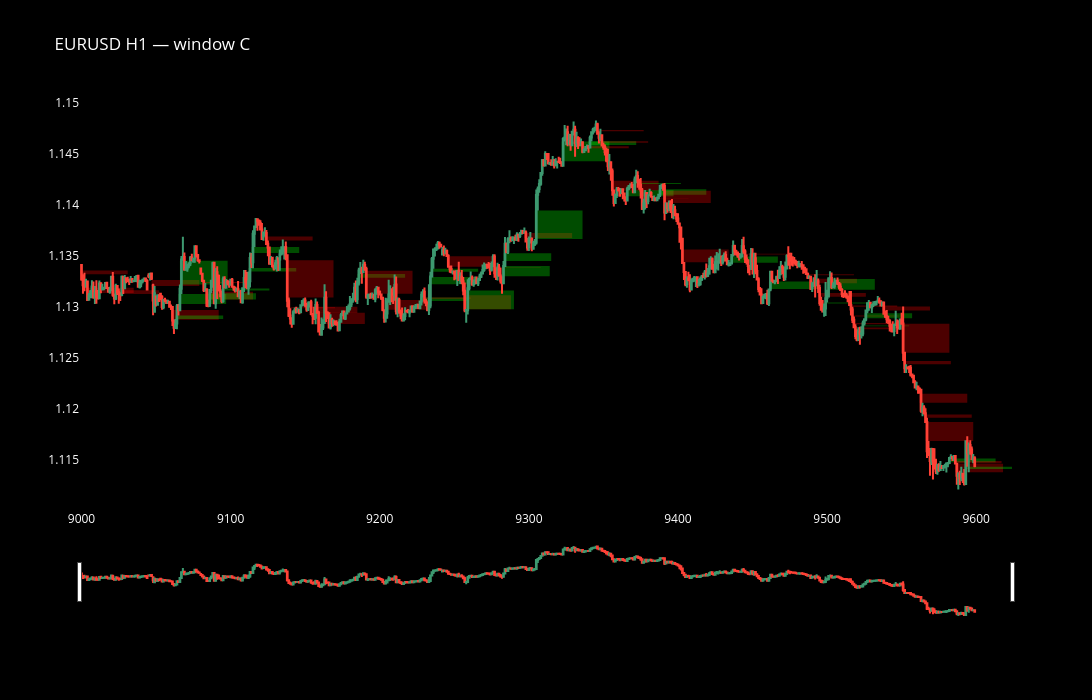

Source (notebook cell):
### Code cell
plot_fvg_window(df, 9000, 9600, "EURUSD H1 — window C").show()

### Figure 1 — Plotly figure (JSON) as saved in the notebook; plotly's stock layout.template omitted (floating-point values rounded to 4 significant figures; data arrays with more than 128 entries replaced by an {"elided": "..."} marker saying what was removed)
{"data": [{"close": {"elided": "600 float values"}, "high": {"elided": "600 float values"}, "low": {"elided": "600 float values"}, "name": "Candles", "open": {"elided": "600 float values"}, "type": "candlestick", "x": {"elided": "600 int values"}}], "layout": {"font": {"color": "white"}, "height": 700, "paper_bgcolor": "black", "plot_bgcolor": "black", "shapes": [{"fillcolor": "rgba(255,0,0,0.35)", "layer": "below", "line": {"width": 0}, "opacity": 0.85, "type": "rect", "x0": 8999, "x1": 9031, "y0": 1.134, "y1": 1.133}, {"fillcolor": "rgba(255,0,0,0.35)", "layer": "below", "line": {"width": 0}, "opacity": 0.85, "type": "rect", "x0": 9003, "x1": 9035, "y0": 1.132, "y1": 1.131}, {"fillcolor": "rgba(255,0,0,0.35)", "layer": "below", "line": {"width": 0}, "opacity": 0.85, "type": "rect", "x0": 9020, "x1": 9052, "y0": 1.132, "y1": 1.131}, {"fillcolor": "rgba(255,0,0,0.35)", "layer": "below", "line": {"width": 0}, "opacity": 0.85, "type": "rect", "x0": 9047, "x1": 9079, "y0": 1.133, "y1": 1.132}, {"fillcolor": "rgba(255,0,0,0.35)", "layer": "below", "line": {"width": 0}, "opacity": 0.85, "type": "rect", "x0": 9060, "x1": 9092, "y0": 1.13, "y1": 1.129}, {"fillcolor": "rgba(0,255,0,0.35)", "layer": "below", "line": {"width": 0}, "opacity": 0.85, "type": "rect", "x0": 9063, "x1": 9095, "y0": 1.129, "y1": 1.129}, {"fillcolor": "rgba(0,255,0,0.35)", "layer": "below", "line": {"width": 0}, "opacity": 0.85, "type": "rect", "x0": 9065, "x1": 9097, "y0": 1.13, "y1": 1.131}, {"fillcolor": "rgba(0,255,0,0.35)", "layer": "below", "line": {"width": 0}, "opacity": 0.85, "type": "rect", "x0": 9066, "x1": 9098, "y0": 1.132, "y1": 1.135}, {"fillcolor": "rgba(255,0,0,0.35)", "layer": "below", "line": {"width": 0}, "opacity": 0.85, "type": "rect", "x0": 9081, "x1": 9113, "y0": 1.132, "y1": 1.132}, {"fillcolor": "rgba(255,0,0,0.35)", "layer": "below", "line": {"width": 0}, "opacity": 0.85, "type": "rect", "x0": 9083, "x1": 9115, "y0": 1.131, "y1": 1.131}, {"fillcolor": "rgba(0,255,0,0.35)", "layer": "below", "line": {"width": 0}, "opacity": 0.85, "type": "rect", "x0": 9085, "x1": 9117, "y0": 1.131, "y1": 1.131}, {"fillcolor": "rgba(0,255,0,0.35)", "layer": "below", "line": {"width": 0}, "opacity": 0.85, "type": "rect", "x0": 9094, "x1": 9126, "y0": 1.132, "y1": 1.132}, {"fillcolor": "rgba(0,255,0,0.35)", "layer": "below", "line": {"width": 0}, "opacity": 0.85, "type": "rect", "x0": 9112, "x1": 9144, "y0": 1.133, "y1": 1.134}, {"fillcolor": "rgba(0,255,0,0.35)", "layer": "below", "line": {"width": 0}, "opacity": 0.85, "type": "rect", "x0": 9114, "x1": 9146, "y0": 1.135, "y1": 1.136}, {"fillcolor": "rgba(255,0,0,0.35)", "layer": "below", "line": {"width": 0}, "opacity": 0.85, "type": "rect", "x0": 9123, "x1": 9155, "y0": 1.137, "y1": 1.137}, {"fillcolor": "rgba(255,0,0,0.35)", "layer": "below", "line": {"width": 0}, "opacity": 0.85, "type": "rect", "x0": 9137, "x1": 9169, "y0": 1.135, "y1": 1.131}, {"fillcolor": "rgba(255,0,0,0.35)", "layer": "below", "line": {"width": 0}, "opacity": 0.85, "type": "rect", "x0": 9138, "x1": 9170, "y0": 1.13, "y1": 1.13}, {"fillcolor": "rgba(255,0,0,0.35)", "layer": "below", "line": {"width": 0}, "opacity": 0.85, "type": "rect", "x0": 9153, "x1": 9185, "y0": 1.13, "y1": 1.129}, {"fillcolor": "rgba(255,0,0,0.35)", "layer": "below", "line": {"width": 0}, "opacity": 0.85, "type": "rect", "x0": 9158, "x1": 9190, "y0": 1.129, "y1": 1.128}, {"fillcolor": "rgba(0,255,0,0.35)", "layer": "below", "line": {"width": 0}, "opacity": 0.85, "type": "rect", "x0": 9185, "x1": 9217, "y0": 1.133, "y1": 1.133}, {"fillcolor": "rgba(255,0,0,0.35)", "layer": "below", "line": {"width": 0}, "opacity": 0.85, "type": "rect", "x0": 9190, "x1": 9222, "y0": 1.134, "y1": 1.131}, {"fillcolor": "rgba(255,0,0,0.35)", "layer": "below", "line": {"width": 0}, "opacity": 0.85, "type": "rect", "x0": 9201, "x1": 9233, "y0": 1.131, "y1": 1.13}, {"fillcolor": "rgba(0,255,0,0.35)", "layer": "below", "line": {"width": 0}, "opacity": 0.85, "type": "rect", "x0": 9227, "x1": 9259, "y0": 1.131, "y1": 1.131}, {"fillcolor": "rgba(255,0,0,0.35)", "layer": "below", "line": {"width": 0}, "opacity": 0.85, "type": "rect", "x0": 9229, "x1": 9261, "y0": 1.131, "y1": 1.131}, {"fillcolor": "rgba(0,255,0,0.35)", "layer": "below", "line": {"width": 0}, "opacity": 0.85, "type": "rect", "x0": 9233, "x1": 9265, "y0": 1.132, "y1": 1.133}, {"fillcolor": "rgba(0,255,0,0.35)", "layer": "below", "line": {"width": 0}, "opacity": 0.85, "type": "rect", "x0": 9234, "x1": 9266, "y0": 1.133, "y1": 1.134}, {"fillcolor": "rgba(255,0,0,0.35)", "layer": "below", "line": {"width": 0}, "opacity": 0.85, "type": "rect", "x0": 9245, "x1": 9277, "y0": 1.135, "y1": 1.134}, {"fillcolor": "rgba(255,0,0,0.35)", "layer": "below", "line": {"width": 0}, "opacity": 0.85, "type": "rect", "x0": 9256, "x1": 9288, "y0": 1.131, "y1": 1.13}, {"fillcolor": "rgba(0,255,0,0.35)", "layer": "below", "line": {"width": 0}, "opacity": 0.85, "type": "rect", "x0": 9258, "x1": 9290, "y0": 1.13, "y1": 1.132}, {"fillcolor": "rgba(255,0,0,0.35)", "layer": "below", "line": {"width": 0}, "opacity": 0.85, "type": "rect", "x0": 9276, "x1": 9308, "y0": 1.134, "y1": 1.134}, {"fillcolor": "rgba(0,255,0,0.35)", "layer": "below", "line": {"width": 0}, "opacity": 0.85, "type": "rect", "x0": 9282, "x1": 9314, "y0": 1.133, "y1": 1.134}, {"fillcolor": "rgba(0,255,0,0.35)", "layer": "below", "line": {"width": 0}, "opacity": 0.85, "type": "rect", "x0": 9283, "x1": 9315, "y0": 1.135, "y1": 1.135}, {"fillcolor": "rgba(255,0,0,0.35)", "layer": "below", "line": {"width": 0}, "opacity": 0.85, "type": "rect", "x0": 9297, "x1": 9329, "y0": 1.137, "y1": 1.137}, {"fillcolor": "rgba(0,255,0,0.35)", "layer": "below", "line": {"width": 0}, "opacity": 0.85, "type": "rect", "x0": 9304, "x1": 9336, "y0": 1.137, "y1": 1.139}, {"fillcolor": "rgba(0,255,0,0.35)", "layer": "below", "line": {"width": 0}, "opacity": 0.85, "type": "rect", "x0": 9322, "x1": 9354, "y0": 1.144, "y1": 1.146}, {"fillcolor": "rgba(255,0,0,0.35)", "layer": "below", "line": {"width": 0}, "opacity": 0.85, "type": "rect", "x0": 9335, "x1": 9367, "y0": 1.146, "y1": 1.146}, {"fillcolor": "rgba(0,255,0,0.35)", "layer": "below", "line": {"width": 0}, "opacity": 0.85, "type": "rect", "x0": 9340, "x1": 9372, "y0": 1.146, "y1": 1.146}, {"fillcolor": "rgba(255,0,0,0.35)", "layer": "below", "line": {"width": 0}, "opacity": 0.85, "type": "rect", "x0": 9345, "x1": 9377, "y0": 1.147, "y1": 1.147}, {"fillcolor": "rgba(255,0,0,0.35)", "layer": "below", "line": {"width": 0}, "opacity": 0.85, "type": "rect", "x0": 9348, "x1": 9380, "y0": 1.146, "y1": 1.146}, {"fillcolor": "rgba(255,0,0,0.35)", "layer": "below", "line": {"width": 0}, "opacity": 0.85, "type": "rect", "x0": 9355, "x1": 9387, "y0": 1.142, "y1": 1.141}, {"fillcolor": "rgba(0,255,0,0.35)", "layer": "below", "line": {"width": 0}, "opacity": 0.85, "type": "rect", "x0": 9365, "x1": 9397, "y0": 1.141, "y1": 1.141}, {"fillcolor": "rgba(0,255,0,0.35)", "layer": "below", "line": {"width": 0}, "opacity": 0.85, "type": "rect", "x0": 9370, "x1": 9402, "y0": 1.142, "y1": 1.142}, {"fillcolor": "rgba(255,0,0,0.35)", "layer": "below", "line": {"width": 0}, "opacity": 0.85, "type": "rect", "x0": 9375, "x1": 9407, "y0": 1.141, "y1": 1.141}, {"fillcolor": "rgba(0,255,0,0.35)", "layer": "below", "line": {"width": 0}, "opacity": 0.85, "type": "rect", "x0": 9387, "x1": 9419, "y0": 1.141, "y1": 1.142}, {"fillcolor": "rgba(255,0,0,0.35)", "layer": "below", "line": {"width": 0}, "opacity": 0.85, "type": "rect", "x0": 9390, "x1": 9422, "y0": 1.141, "y1": 1.14}, {"fillcolor": "rgba(255,0,0,0.35)", "layer": "below", "line": {"width": 0}, "opacity": 0.85, "type": "rect", "x0": 9402, "x1": 9434, "y0": 1.136, "y1": 1.134}, {"fillcolor": "rgba(0,255,0,0.35)", "layer": "below", "line": {"width": 0}, "opacity": 0.85, "type": "rect", "x0": 9435, "x1": 9467, "y0": 1.134, "y1": 1.135}, {"fillcolor": "rgba(255,0,0,0.35)", "layer": "below", "line": {"width": 0}, "opacity": 0.85, "type": "rect", "x0": 9444, "x1": 9476, "y0": 1.135, "y1": 1.135}, {"fillcolor": "rgba(0,255,0,0.35)", "layer": "below", "line": {"width": 0}, "opacity": 0.85, "type": "rect", "x0": 9461, "x1": 9493, "y0": 1.132, "y1": 1.132}, {"fillcolor": "rgba(255,0,0,0.35)", "layer": "below", "line": {"width": 0}, "opacity": 0.85, "type": "rect", "x0": 9486, "x1": 9518, "y0": 1.133, "y1": 1.133}, {"fillcolor": "rgba(255,0,0,0.35)", "layer": "below", "line": {"width": 0}, "opacity": 0.85, "type": "rect", "x0": 9488, "x1": 9520, "y0": 1.133, "y1": 1.132}, {"fillcolor": "rgba(255,0,0,0.35)", "layer": "below", "line": {"width": 0}, "opacity": 0.85, "type": "rect", "x0": 9494, "x1": 9526, "y0": 1.131, "y1": 1.131}, {"fillcolor": "rgba(0,255,0,0.35)", "layer": "below", "line": {"width": 0}, "opacity": 0.85, "type": "rect", "x0": 9498, "x1": 9530, "y0": 1.13, "y1": 1.13}, {"fillcolor": "rgba(0,255,0,0.35)", "layer": "below", "line": {"width": 0}, "opacity": 0.85, "type": "rect", "x0": 9500, "x1": 9532, "y0": 1.132, "y1": 1.133}, {"fillcolor": "rgba(255,0,0,0.35)", "layer": "below", "line": {"width": 0}, "opacity": 0.85, "type": "rect", "x0": 9515, "x1": 9547, "y0": 1.13, "y1": 1.13}, {"fillcolor": "rgba(255,0,0,0.35)", "layer": "below", "line": {"width": 0}, "opacity": 0.85, "type": "rect", "x0": 9516, "x1": 9548, "y0": 1.129, "y1": 1.129}, {"fillcolor": "rgba(255,0,0,0.35)", "layer": "below", "line": {"width": 0}, "opacity": 0.85, "type": "rect", "x0": 9517, "x1": 9549, "y0": 1.128, "y1": 1.128}, {"fillcolor": "rgba(255,0,0,0.35)", "layer": "below", "line": {"width": 0}, "opacity": 0.85, "type": "rect", "x0": 9518, "x1": 9550, "y0": 1.128, "y1": 1.128}, {"fillcolor": "rgba(0,255,0,0.35)", "layer": "below", "line": {"width": 0}, "opacity": 0.85, "type": "rect", "x0": 9523, "x1": 9555, "y0": 1.128, "y1": 1.128}, {"fillcolor": "rgba(0,255,0,0.35)", "layer": "below", "line": {"width": 0}, "opacity": 0.85, "type": "rect", "x0": 9525, "x1": 9557, "y0": 1.129, "y1": 1.129}, {"fillcolor": "rgba(255,0,0,0.35)", "layer": "below", "line": {"width": 0}, "opacity": 0.85, "type": "rect", "x0": 9537, "x1": 9569, "y0": 1.13, "y1": 1.13}, {"fillcolor": "rgba(255,0,0,0.35)", "layer": "below", "line": {"width": 0}, "opacity": 0.85, "type": "rect", "x0": 9550, "x1": 9582, "y0": 1.128, "y1": 1.126}, {"fillcolor": "rgba(255,0,0,0.35)", "layer": "below", "line": {"width": 0}, "opacity": 0.85, "type": "rect", "x0": 9551, "x1": 9583, "y0": 1.125, "y1": 1.124}, {"fillcolor": "rgba(255,0,0,0.35)", "layer": "below", "line": {"width": 0}, "opacity": 0.85, "type": "rect", "x0": 9562, "x1": 9594, "y0": 1.121, "y1": 1.121}, {"fillcolor": "rgba(255,0,0,0.35)", "layer": "below", "line": {"width": 0}, "opacity": 0.85, "type": "rect", "x0": 9565, "x1": 9597, "y0": 1.119, "y1": 1.119}, {"fillcolor": "rgba(255,0,0,0.35)", "layer": "below", "line": {"width": 0}, "opacity": 0.85, "type": "rect", "x0": 9566, "x1": 9598, "y0": 1.119, "y1": 1.117}, {"fillcolor": "rgba(0,255,0,0.35)", "layer": "below", "line": {"width": 0}, "opacity": 0.85, "type": "rect", "x0": 9581, "x1": 9613, "y0": 1.115, "y1": 1.115}, {"fillcolor": "rgba(255,0,0,0.35)", "layer": "below", "line": {"width": 0}, "opacity": 0.85, "type": "rect", "x0": 9585, "x1": 9617, "y0": 1.115, "y1": 1.115}, {"fillcolor": "rgba(255,0,0,0.35)", "layer": "below", "line": {"width": 0}, "opacity": 0.85, "type": "rect", "x0": 9586, "x1": 9618, "y0": 1.115, "y1": 1.114}, {"fillcolor": "rgba(0,255,0,0.35)", "layer": "below", "line": {"width": 0}, "opacity": 0.85, "type": "rect", "x0": 9592, "x1": 9624, "y0": 1.114, "y1": 1.114}], "title": {"text": "EURUSD H1 — window C"}, "width": 1200, "xaxis": {"showgrid": false}, "yaxis": {"showgrid": false}}}
